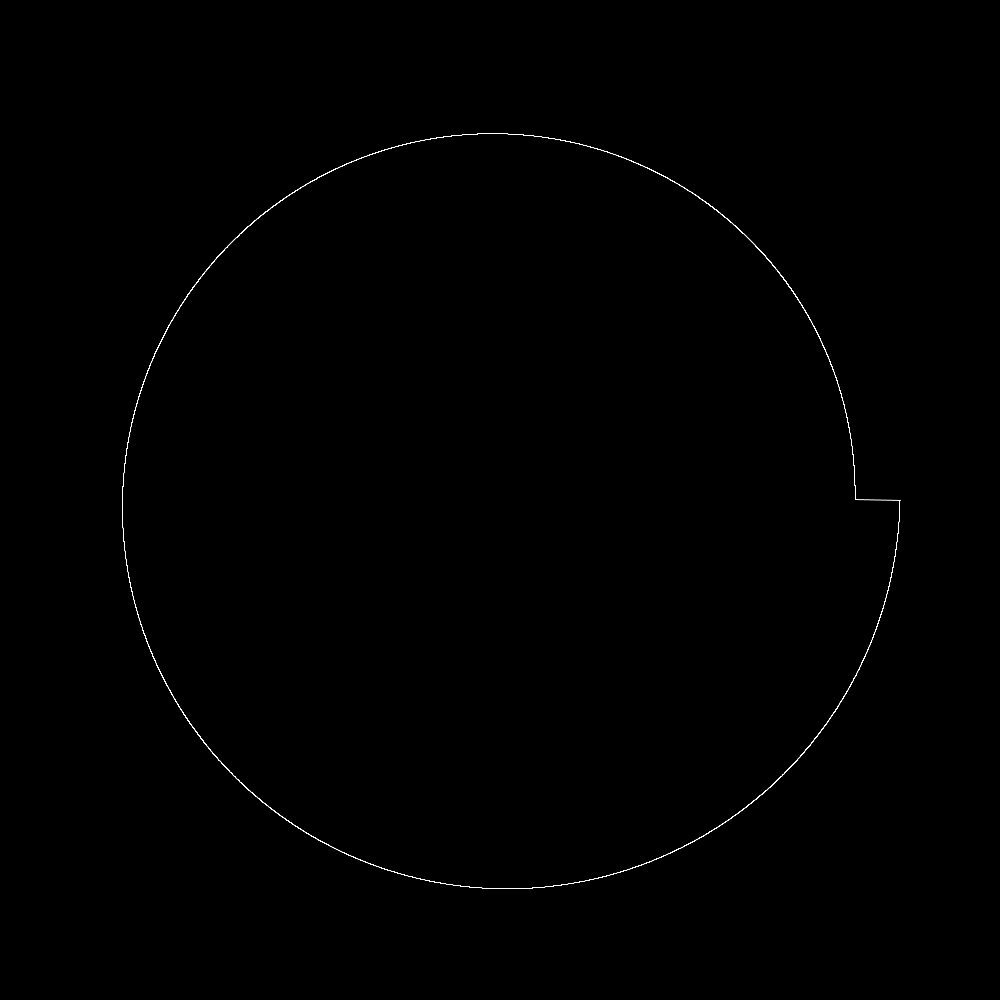
Frame 1 (no input)
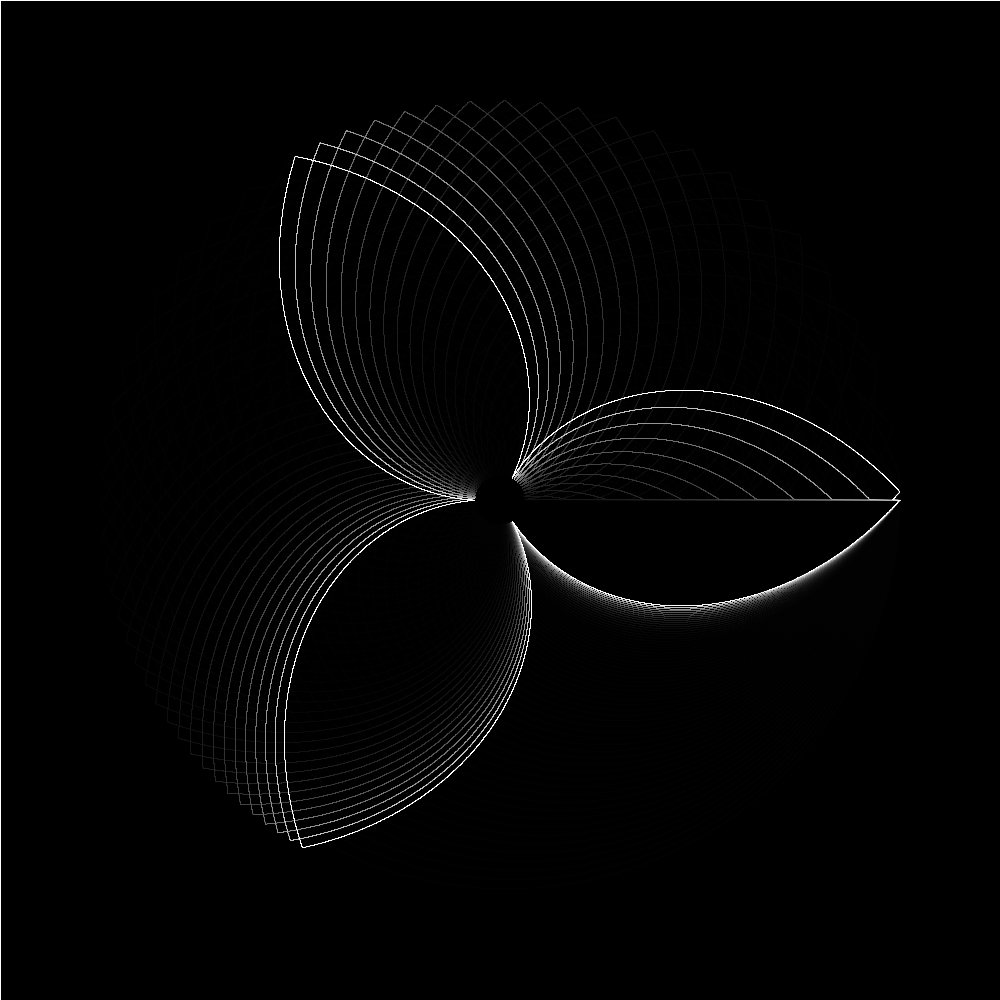
Frame 60 (the mouse pressed at the canvas centre just before this capture)
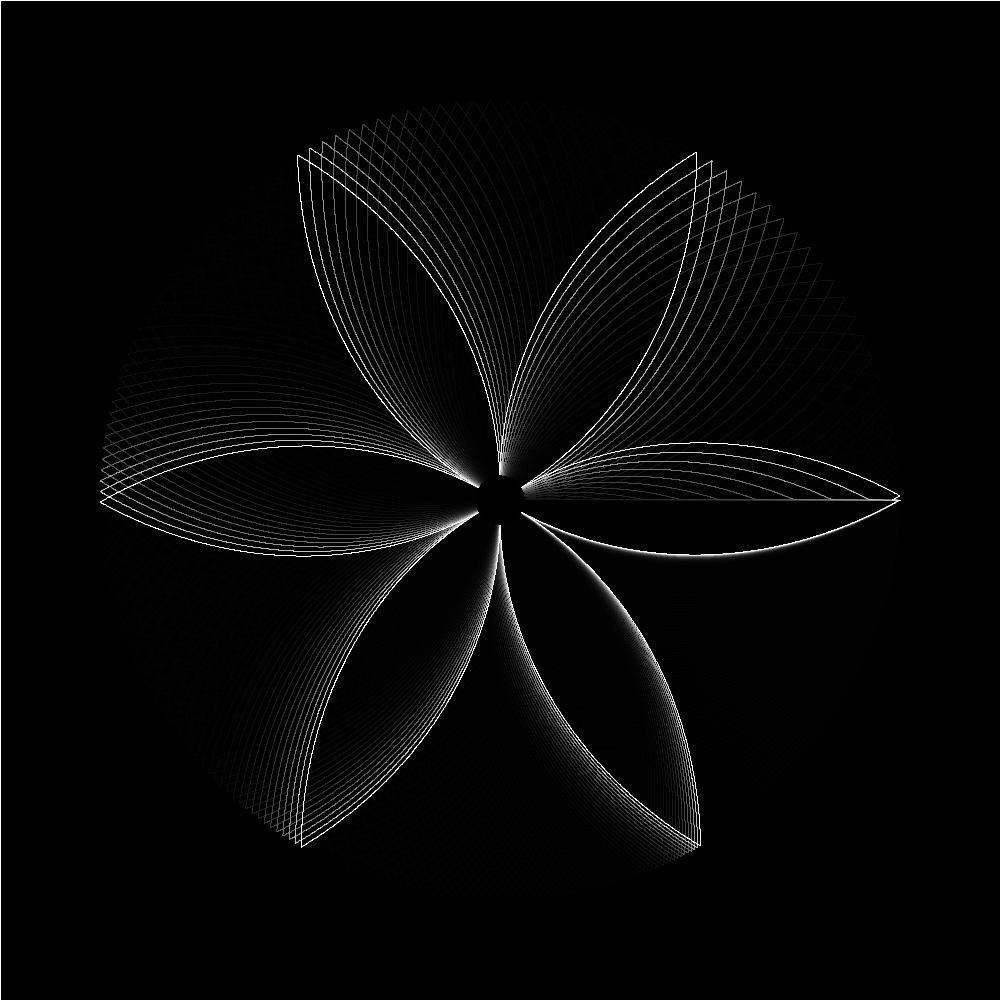
Frame 120 (the mouse held since frame 60 and released just before this capture)

The Processing sketch that drew these frames (run headless with seeded random() and noise(); from frame 60 on, the mouse is pressed at the canvas centre):

// Processing sketch: Flowers
// ── Flowers.pde
float anteriorX = 0;
float anteriorY = 0;
float primeiroX = 0;
float primeiroY = 0;
float petalas = 0.01;

void setup()
{
  size(1000, 1000);
  background(0);
}

void draw()
{
  
  while(petalas>10000){}
  
  translate(width/2, height/2);
  
  fill(0, 0, 0, 60);
  rect(-width/2, -height/2, width, height);
  
  stroke(255);
  
  petalas+=0.05;
    
    float grausPorPetala = TWO_PI/petalas;
  
  for(float a=0; a<TWO_PI; a+=0.001)
  {
      float angulo = a;
      
      while(angulo>grausPorPetala)
      {
        angulo-=grausPorPetala;
      }
      
      float min = -35;
      float max = 40;
      
      float multiplicador = max(map(abs(angulo-grausPorPetala), 0, grausPorPetala, min, max), map(abs(angulo-grausPorPetala), 0, grausPorPetala, max, min));
      
      float pX = 10*cos(a)*multiplicador;
      float pY = 10*sin(a)*multiplicador;
          
      if(primeiroX == 0 && primeiroY == 0)
      {
        primeiroX = pX; 
        primeiroY = pY;
      }
      
      DrawNewLine(pX, pY);
  }
  
  DrawNewLine(primeiroX, primeiroY);
  
}

void DrawNewLine(float atualX, float atualY)
{
  if(anteriorX != 0 && anteriorY != 0)
  {
    line(anteriorX,anteriorY, atualX, atualY);
  }
  anteriorX = atualX;
  anteriorY = atualY;
}
